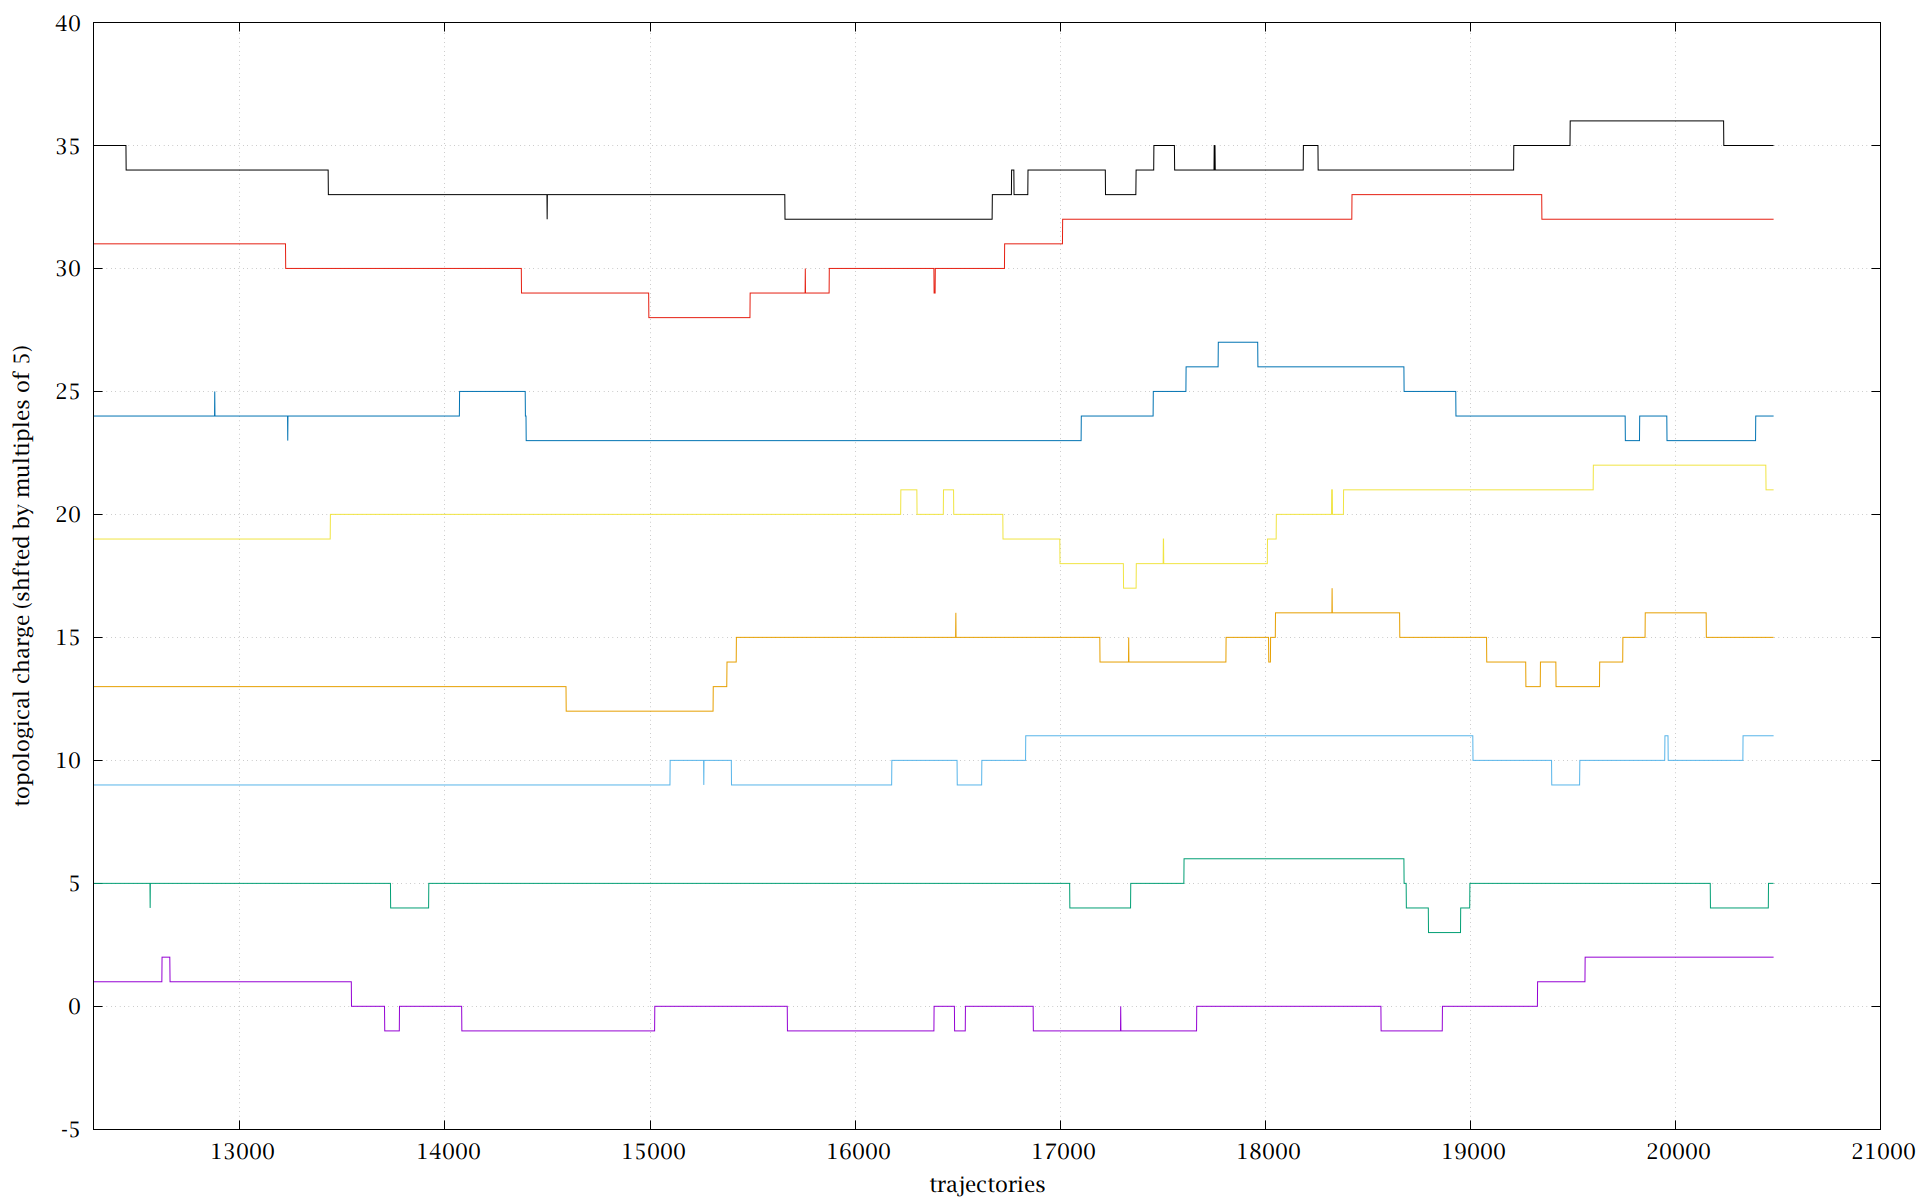

gnuplot code for this plot:
#!/usr/bin/env gnuplot
set term pngcairo size 1920,1200 font "Lucida Bright OT,16"
set output ARG0[*:strlen(ARG0)-2].'png'

set grid

set xlabel 'trajectories'
set ylabel 'topological charge (shfted by multiples of 5)'

plot \
	[12288:*] \
	for [n=1:8] "<sed -n '/^topo: /s/.*\\[\\(.*\\)\\]/\\1/p' i15.log" u 0:(column(n)+5*(n-1)) w l t ''
